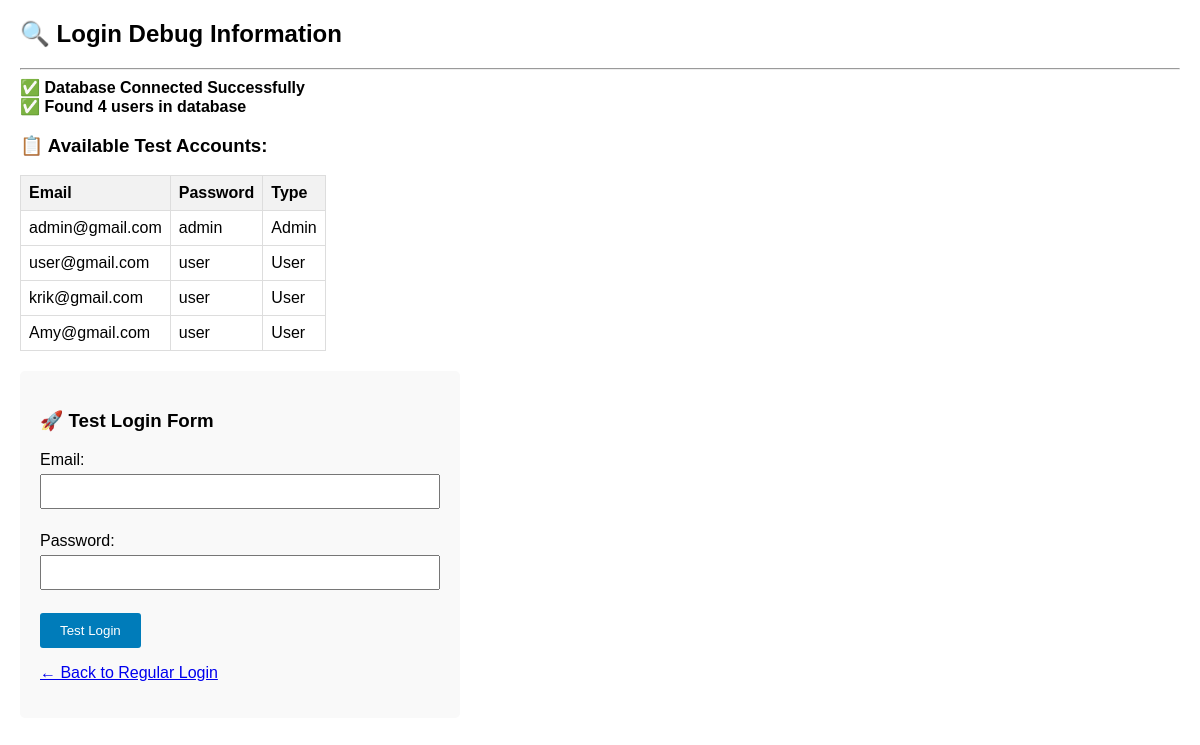
The app's page /debug_login.php with its own data.
### tables this page shows
CREATE TABLE `tbl_user` (
  `id_user` int(11) NOT NULL,
  `first_name` varchar(255) NOT NULL,
  `middle_name` varchar(255) NOT NULL,
  `last_name` varchar(255) NOT NULL,
  `birthday` date DEFAULT NULL,
  `birth_place` varchar(255) DEFAULT NULL,
  `city` varchar(255) NOT NULL,
  `barangay` varchar(255) NOT NULL,
  `lot_street` varchar(255) NOT NULL,
  `prefix` varchar(255) NOT NULL,
  `seven_digit` varchar(255) NOT NULL,
  `email` varchar(255) NOT NULL,
  `password` varchar(255) NOT NULL,
  `attempt` varchar(255) NOT NULL,
  `log_time` varchar(255) NOT NULL,
  `account_type` varchar(255) NOT NULL,
  `img` varchar(255) NOT NULL
);

### debug_login.php (the view, shortened to what this page needs)
<?php
include("connections.php");
echo "<h2>🔍 Login Debug Information</h2>";
echo "<hr>";
if (mysqli_connect_errno()) {
    echo "❌ <strong>Database Connection Failed:</strong> " . mysqli_connect_error() . "<br>";
} else {
    echo "✅ <strong>Database Connected Successfully</strong><br>";
}
$users_query = mysqli_query($connections, "SELECT email, password, account_type FROM tbl_user");
if ($users_query) {
    $user_count = mysqli_num_rows($users_query);
    echo "✅ <strong>Found {$user_count} users in database</strong><br>";
    echo "<h3>📋 Available Test Accounts:</h3>";
    echo "<table border='1' style='border-collapse: collapse; margin: 10px 0;'>";
    echo "<tr style='background: #f0f0f0;'><th style='padding: 8px;'>Email</th><th style='padding: 8px;'>Password</th><th style='padding: 8px;'>Type</th></tr>";
    while($user = mysqli_fetch_assoc($users_query)) {
        $type = ($user['account_type'] == '1') ? 'Admin' : 'User';
        echo "<tr>";
        echo "<td style='padding: 8px;'>{$user['email']}</td>";
        echo "<td style='padding: 8px;'>{$user['password']}</td>";
        echo "<td style='padding: 8px;'>{$type}</td>";
        echo "</tr>";
    }
    echo "</table>";
} else {
    echo "❌ <strong>Error querying users:</strong> " . mysqli_error($connections) . "<br>";
}
?>
<!DOCTYPE html>
<html>
<head>
</head>
<body>
<div class="login-form">
    <h3>🚀 Test Login Form</h3>
    <form method="POST">
        <label>Email:</label><br>
        <input type="email" name="email" required><br><br>
        <label>Password:</label><br>
        <input type="password" name="password" required><br><br>
        <button type="submit" name="btnLogin">Test Login</button>
    </form>
    <p><a href="login.php">← Back to Regular Login</a></p>
</div>
</body>
</html>

### debug_login.php (style rules this page uses)
body { font-family: Arial, sans-serif; margin: 20px; }
table { border-collapse: collapse; }
th, td { border: 1px solid #ddd; padding: 8px; text-align: left; }
th { background-color: #f2f2f2; }
.login-form { background: #f9f9f9; padding: 20px; border-radius: 5px; max-width: 400px; margin: 20px 0; }
input[type="email"], input[type="password"] { width: 100%; padding: 8px; margin: 5px 0; }
button { background: #007cba; color: white; padding: 10px 20px; border: none; border-radius: 3px; cursor: pointer; }

### records on screen
tbl_user: email "admin@gmail.com", password "admin", account_type "Admin"
tbl_user: email "user@gmail.com", password "user", account_type "User"
tbl_user: email "krik@gmail.com", password "user", account_type "User"
tbl_user: email "Amy@gmail.com", password "user", account_type "User"

### other values on screen
$user_count "4"
